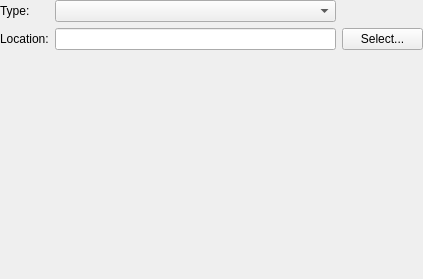
<ui version="4.0" >
 <class>CallableSelectWidget</class>
 <widget class="QWidget" name="CallableSelectWidget" >
  <property name="geometry" >
   <rect>
    <x>0</x>
    <y>0</y>
    <width>423</width>
    <height>279</height>
   </rect>
  </property>
  <property name="windowTitle" >
   <string>Form</string>
  </property>
  <layout class="QVBoxLayout" >
   <property name="spacing" >
    <number>0</number>
   </property>
   <property name="margin" >
    <number>0</number>
   </property>
   <item>
    <layout class="QGridLayout" >
     <property name="margin" >
      <number>0</number>
     </property>
     <property name="spacing" >
      <number>6</number>
     </property>
     <item row="0" column="0" >
      <widget class="QLabel" name="label" >
       <property name="sizePolicy" >
        <sizepolicy vsizetype="Preferred" hsizetype="Minimum" >
         <horstretch>0</horstretch>
         <verstretch>0</verstretch>
        </sizepolicy>
       </property>
       <property name="text" >
        <string>Type:</string>
       </property>
      </widget>
     </item>
     <item row="1" column="2" >
      <widget class="QPushButton" name="callableLocationSelect" >
       <property name="text" >
        <string>Select...</string>
       </property>
      </widget>
     </item>
     <item row="0" column="2" >
      <spacer>
       <property name="orientation" >
        <enum>Qt::Horizontal</enum>
       </property>
       <property name="sizeType" >
        <enum>QSizePolicy::Minimum</enum>
       </property>
       <property name="sizeHint" stdset="0" >
        <size>
         <width>81</width>
         <height>21</height>
        </size>
       </property>
      </spacer>
     </item>
     <item row="0" column="1" >
      <widget class="QComboBox" name="callableType" >
       <property name="sizePolicy" >
        <sizepolicy vsizetype="Fixed" hsizetype="Minimum" >
         <horstretch>0</horstretch>
         <verstretch>0</verstretch>
        </sizepolicy>
       </property>
       <item>
        <property name="text" >
         <string/>
        </property>
       </item>
       <item>
        <property name="text" >
         <string>External Program</string>
        </property>
        <property name="icon" >
         <iconset resource="profit.qrc" >
          <normaloff>:/images/icons/terminal.png</normaloff>:/images/icons/terminal.png</iconset>
        </property>
       </item>
       <item>
        <property name="text" >
         <string>Object</string>
        </property>
        <property name="icon" >
         <iconset resource="profit.qrc" >
          <normaloff>:/images/icons/profitdevice_logo.png</normaloff>:/images/icons/profitdevice_logo.png</iconset>
        </property>
       </item>
       <item>
        <property name="text" >
         <string>Object Factory</string>
        </property>
        <property name="icon" >
         <iconset resource="profit.qrc" >
          <normaloff>:/images/icons/blockdevice.png</normaloff>:/images/icons/blockdevice.png</iconset>
        </property>
       </item>
       <item>
        <property name="text" >
         <string>Source Code</string>
        </property>
        <property name="icon" >
         <iconset resource="profit.qrc" >
          <normaloff>:/images/icons/source_py.png</normaloff>:/images/icons/source_py.png</iconset>
        </property>
       </item>
       <item>
        <property name="text" >
         <string>File</string>
        </property>
        <property name="icon" >
         <iconset resource="profit.qrc" >
          <normaloff>:/images/icons/empty.png</normaloff>:/images/icons/empty.png</iconset>
        </property>
       </item>
      </widget>
     </item>
     <item row="1" column="1" >
      <widget class="QLineEdit" name="callableLocation" >
       <property name="sizePolicy" >
        <sizepolicy vsizetype="Fixed" hsizetype="Expanding" >
         <horstretch>0</horstretch>
         <verstretch>0</verstretch>
        </sizepolicy>
       </property>
      </widget>
     </item>
     <item row="1" column="0" >
      <widget class="QLabel" name="label" >
       <property name="sizePolicy" >
        <sizepolicy vsizetype="Preferred" hsizetype="Minimum" >
         <horstretch>0</horstretch>
         <verstretch>0</verstretch>
        </sizepolicy>
       </property>
       <property name="text" >
        <string>Location:</string>
       </property>
      </widget>
     </item>
     <item row="2" column="1" >
      <widget class="QLabel" name="locationWarning" >
       <property name="text" >
        <string/>
       </property>
      </widget>
     </item>
    </layout>
   </item>
   <item>
    <widget class="QStackedWidget" name="stackedWidget" >
     <property name="minimumSize" >
      <size>
       <width>256</width>
       <height>128</height>
      </size>
     </property>
     <property name="currentIndex" >
      <number>0</number>
     </property>
     <widget class="QWidget" name="page0" >
      <property name="geometry" >
       <rect>
        <x>0</x>
        <y>0</y>
        <width>423</width>
        <height>200</height>
       </rect>
      </property>
     </widget>
     <widget class="QWidget" name="page1" >
      <property name="geometry" >
       <rect>
        <x>0</x>
        <y>0</y>
        <width>423</width>
        <height>200</height>
       </rect>
      </property>
     </widget>
     <widget class="QWidget" name="page2" >
      <property name="geometry" >
       <rect>
        <x>0</x>
        <y>0</y>
        <width>423</width>
        <height>200</height>
       </rect>
      </property>
     </widget>
     <widget class="QWidget" name="page3" >
      <property name="geometry" >
       <rect>
        <x>0</x>
        <y>0</y>
        <width>423</width>
        <height>200</height>
       </rect>
      </property>
     </widget>
     <widget class="QWidget" name="page4" >
      <property name="geometry" >
       <rect>
        <x>0</x>
        <y>0</y>
        <width>423</width>
        <height>200</height>
       </rect>
      </property>
      <layout class="QVBoxLayout" >
       <property name="spacing" >
        <number>6</number>
       </property>
       <property name="margin" >
        <number>6</number>
       </property>
       <item>
        <widget class="SourceEditor" name="callableSourceEditor" >
         <property name="sizePolicy" >
          <sizepolicy vsizetype="Expanding" hsizetype="Expanding" >
           <horstretch>0</horstretch>
           <verstretch>0</verstretch>
          </sizepolicy>
         </property>
         <property name="frameShape" >
          <enum>QFrame::Box</enum>
         </property>
         <property name="frameShadow" >
          <enum>QFrame::Plain</enum>
         </property>
        </widget>
       </item>
       <item>
        <layout class="QHBoxLayout" >
         <property name="spacing" >
          <number>6</number>
         </property>
         <property name="margin" >
          <number>0</number>
         </property>
         <item>
          <widget class="QLabel" name="sourceWarning" >
           <property name="text" >
            <string/>
           </property>
          </widget>
         </item>
         <item>
          <spacer>
           <property name="orientation" >
            <enum>Qt::Horizontal</enum>
           </property>
           <property name="sizeHint" stdset="0" >
            <size>
             <width>40</width>
             <height>20</height>
            </size>
           </property>
          </spacer>
         </item>
         <item>
          <widget class="QPushButton" name="externalEditButton" >
           <property name="text" >
            <string>Editor...</string>
           </property>
           <property name="icon" >
            <iconset resource="profit.qrc" >
             <normaloff>:/images/icons/kedit.png</normaloff>:/images/icons/kedit.png</iconset>
           </property>
          </widget>
         </item>
         <item>
          <widget class="QPushButton" name="saveButton" >
           <property name="text" >
            <string>Save</string>
           </property>
           <property name="icon" >
            <iconset resource="profit.qrc" >
             <normaloff>:/images/icons/filesave.png</normaloff>:/images/icons/filesave.png</iconset>
           </property>
          </widget>
         </item>
         <item>
          <widget class="QPushButton" name="revertButton" >
           <property name="text" >
            <string>Revert</string>
           </property>
           <property name="icon" >
            <iconset resource="profit.qrc" >
             <normaloff>:/images/icons/undo.png</normaloff>:/images/icons/undo.png</iconset>
           </property>
          </widget>
         </item>
        </layout>
       </item>
      </layout>
     </widget>
     <widget class="QWidget" name="page5" >
      <property name="geometry" >
       <rect>
        <x>0</x>
        <y>0</y>
        <width>423</width>
        <height>200</height>
       </rect>
      </property>
     </widget>
    </widget>
   </item>
  </layout>
 </widget>
 <customwidgets>
  <customwidget>
   <class>SourceEditor</class>
   <extends>QFrame</extends>
   <header>sourceeditor.h</header>
   <container>1</container>
  </customwidget>
 </customwidgets>
 <tabstops>
  <tabstop>callableType</tabstop>
  <tabstop>callableLocation</tabstop>
  <tabstop>callableLocationSelect</tabstop>
 </tabstops>
 <resources>
  <include location="profit.qrc" />
 </resources>
 <connections>
  <connection>
   <sender>callableType</sender>
   <signal>currentIndexChanged(int)</signal>
   <receiver>stackedWidget</receiver>
   <slot>setCurrentIndex(int)</slot>
   <hints>
    <hint type="sourcelabel" >
     <x>189</x>
     <y>46</y>
    </hint>
    <hint type="destinationlabel" >
     <x>189</x>
     <y>202</y>
    </hint>
   </hints>
  </connection>
 </connections>
</ui>
